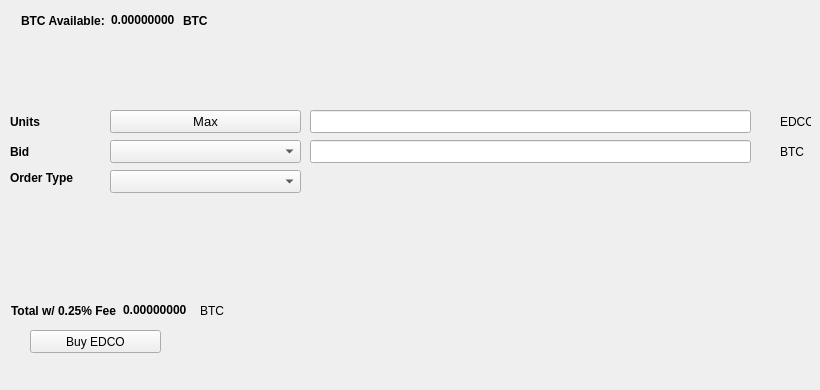
   <widget class="QWidget" name="BuyTab">
    <attribute name="title">
     <string>Buy</string>
    </attribute>
    <widget class="QPushButton" name="BuyEDCO">
     <property name="geometry">
      <rect>
       <x>30</x>
       <y>330</y>
       <width>131</width>
       <height>23</height>
      </rect>
     </property>
     <property name="text">
      <string>Buy EDCO</string>
     </property>
     <property name="icon">
      <iconset resource="../edco.qrc">
       <normaloff>:/icons/edco</normaloff>:/icons/edco</iconset>
     </property>
    </widget>
    <widget class="QLabel" name="label_3">
     <property name="geometry">
      <rect>
       <x>10</x>
       <y>110</y>
       <width>46</width>
       <height>23</height>
      </rect>
     </property>
     <property name="font">
      <font>
       <weight>75</weight>
       <bold>true</bold>
      </font>
     </property>
     <property name="text">
      <string>Units</string>
     </property>
    </widget>
    <widget class="QLineEdit" name="UnitsInput">
     <property name="geometry">
      <rect>
       <x>310</x>
       <y>110</y>
       <width>441</width>
       <height>23</height>
      </rect>
     </property>
     <property name="font">
      <font>
       <pointsize>9</pointsize>
       <weight>75</weight>
       <bold>true</bold>
      </font>
     </property>
    </widget>
    <widget class="QLineEdit" name="BuyBidPriceEdit">
     <property name="geometry">
      <rect>
       <x>310</x>
       <y>140</y>
       <width>441</width>
       <height>23</height>
      </rect>
     </property>
     <property name="font">
      <font>
       <pointsize>9</pointsize>
       <weight>75</weight>
       <bold>true</bold>
      </font>
     </property>
    </widget>
    <widget class="QLabel" name="label_4">
     <property name="geometry">
      <rect>
       <x>780</x>
       <y>110</y>
       <width>31</width>
       <height>23</height>
      </rect>
     </property>
     <property name="text">
      <string>EDCO</string>
     </property>
    </widget>
    <widget class="QLabel" name="label_5">
     <property name="geometry">
      <rect>
       <x>780</x>
       <y>140</y>
       <width>31</width>
       <height>23</height>
      </rect>
     </property>
     <property name="text">
      <string>BTC</string>
     </property>
    </widget>
    <widget class="QLabel" name="label_6">
     <property name="geometry">
      <rect>
       <x>10</x>
       <y>140</y>
       <width>46</width>
       <height>23</height>
      </rect>
     </property>
     <property name="font">
      <font>
       <weight>75</weight>
       <bold>true</bold>
      </font>
     </property>
     <property name="text">
      <string>Bid</string>
     </property>
    </widget>
    <widget class="QLabel" name="label_7">
     <property name="geometry">
      <rect>
       <x>10</x>
       <y>170</y>
       <width>91</width>
       <height>16</height>
      </rect>
     </property>
     <property name="font">
      <font>
       <weight>75</weight>
       <bold>true</bold>
      </font>
     </property>
     <property name="text">
      <string>Order Type</string>
     </property>
    </widget>
    <widget class="QPushButton" name="Buy_Max_Amount">
     <property name="geometry">
      <rect>
       <x>110</x>
       <y>110</y>
       <width>191</width>
       <height>23</height>
      </rect>
     </property>
     <property name="font">
      <font>
       <pointsize>10</pointsize>
      </font>
     </property>
     <property name="text">
      <string>Max</string>
     </property>
    </widget>
    <widget class="QComboBox" name="BuyBidcomboBox">
     <property name="geometry">
      <rect>
       <x>110</x>
       <y>140</y>
       <width>191</width>
       <height>23</height>
      </rect>
     </property>
     <property name="font">
      <font>
       <pointsize>10</pointsize>
      </font>
     </property>
    </widget>
    <widget class="QComboBox" name="buyOrdertypeCombo">
     <property name="geometry">
      <rect>
       <x>110</x>
       <y>170</y>
       <width>191</width>
       <height>23</height>
      </rect>
     </property>
     <property name="font">
      <font>
       <pointsize>10</pointsize>
      </font>
     </property>
    </widget>
    <widget class="QWidget" name="layoutWidget1">
     <property name="geometry">
      <rect>
       <x>21</x>
       <y>11</y>
       <width>227</width>
       <height>19</height>
      </rect>
     </property>
     <layout class="QHBoxLayout" name="horizontalLayout_3">
      <item>
       <widget class="QLabel" name="label232">
        <property name="font">
         <font>
          <weight>75</weight>
          <bold>true</bold>
         </font>
        </property>
        <property name="text">
         <string>BTC Available:</string>
        </property>
       </widget>
      </item>
      <item>
       <widget class="QLabel" name="BtcAvailableLbl">
        <property name="palette">
         <palette>
          <active>
           <colorrole role="WindowText">
            <brush brushstyle="SolidPattern">
             <color alpha="255">
              <red>0</red>
              <green>0</green>
              <blue>0</blue>
             </color>
            </brush>
           </colorrole>
           <colorrole role="Button">
            <brush brushstyle="SolidPattern">
             <color alpha="255">
              <red>0</red>
              <green>170</green>
              <blue>0</blue>
             </color>
            </brush>
           </colorrole>
           <colorrole role="Light">
            <brush brushstyle="SolidPattern">
             <color alpha="255">
              <red>0</red>
              <green>255</green>
              <blue>0</blue>
             </color>
            </brush>
           </colorrole>
           <colorrole role="Midlight">
            <brush brushstyle="SolidPattern">
             <color alpha="255">
              <red>0</red>
              <green>212</green>
              <blue>0</blue>
             </color>
            </brush>
           </colorrole>
           <colorrole role="Dark">
            <brush brushstyle="SolidPattern">
             <color alpha="255">
              <red>0</red>
              <green>85</green>
              <blue>0</blue>
             </color>
            </brush>
           </colorrole>
           <colorrole role="Mid">
            <brush brushstyle="SolidPattern">
             <color alpha="255">
              <red>0</red>
              <green>113</green>
              <blue>0</blue>
             </color>
            </brush>
           </colorrole>
           <colorrole role="Text">
            <brush brushstyle="SolidPattern">
             <color alpha="255">
              <red>0</red>
              <green>170</green>
              <blue>0</blue>
             </color>
            </brush>
           </colorrole>
           <colorrole role="BrightText">
            <brush brushstyle="SolidPattern">
             <color alpha="255">
              <red>255</red>
              <green>255</green>
              <blue>255</blue>
             </color>
            </brush>
           </colorrole>
           <colorrole role="ButtonText">
            <brush brushstyle="SolidPattern">
             <color alpha="255">
              <red>0</red>
              <green>0</green>
              <blue>0</blue>
             </color>
            </brush>
           </colorrole>
           <colorrole role="Base">
            <brush brushstyle="SolidPattern">
             <color alpha="255">
              <red>255</red>
              <green>255</green>
              <blue>255</blue>
             </color>
            </brush>
           </colorrole>
           <colorrole role="Window">
            <brush brushstyle="SolidPattern">
             <color alpha="255">
              <red>0</red>
              <green>170</green>
              <blue>0</blue>
             </color>
            </brush>
           </colorrole>
           <colorrole role="Shadow">
            <brush brushstyle="SolidPattern">
             <color alpha="255">
              <red>0</red>
              <green>0</green>
              <blue>0</blue>
             </color>
            </brush>
           </colorrole>
           <colorrole role="AlternateBase">
            <brush brushstyle="SolidPattern">
             <color alpha="255">
              <red>127</red>
              <green>212</green>
              <blue>127</blue>
             </color>
            </brush>
           </colorrole>
           <colorrole role="ToolTipBase">
            <brush brushstyle="SolidPattern">
             <color alpha="255">
              <red>255</red>
              <green>255</green>
              <blue>220</blue>
             </color>
            </brush>
           </colorrole>
           <colorrole role="ToolTipText">
            <brush brushstyle="SolidPattern">
             <color alpha="255">
              <red>0</red>
              <green>0</green>
              <blue>0</blue>
             </color>
            </brush>
           </colorrole>
          </active>
          <inactive>
           <colorrole role="WindowText">
            <brush brushstyle="SolidPattern">
             <color alpha="255">
              <red>0</red>
              <green>0</green>
              <blue>0</blue>
             </color>
            </brush>
           </colorrole>
           <colorrole role="Button">
            <brush brushstyle="SolidPattern">
             <color alpha="255">
              <red>0</red>
              <green>170</green>
              <blue>0</blue>
             </color>
            </brush>
           </colorrole>
           <colorrole role="Light">
            <brush brushstyle="SolidPattern">
             <color alpha="255">
              <red>0</red>
              <green>255</green>
              <blue>0</blue>
             </color>
            </brush>
           </colorrole>
           <colorrole role="Midlight">
            <brush brushstyle="SolidPattern">
             <color alpha="255">
              <red>0</red>
              <green>212</green>
              <blue>0</blue>
             </color>
            </brush>
           </colorrole>
           <colorrole role="Dark">
            <brush brushstyle="SolidPattern">
             <color alpha="255">
              <red>0</red>
              <green>85</green>
              <blue>0</blue>
             </color>
            </brush>
           </colorrole>
           <colorrole role="Mid">
            <brush brushstyle="SolidPattern">
             <color alpha="255">
              <red>0</red>
              <green>113</green>
              <blue>0</blue>
             </color>
            </brush>
           </colorrole>
           <colorrole role="Text">
            <brush brushstyle="SolidPattern">
             <color alpha="255">
              <red>0</red>
              <green>170</green>
              <blue>0</blue>
             </color>
            </brush>
           </colorrole>
           <colorrole role="BrightText">
            <brush brushstyle="SolidPattern">
             <color alpha="255">
              <red>255</red>
              <green>255</green>
              <blue>255</blue>
             </color>
            </brush>
           </colorrole>
           <colorrole role="ButtonText">
            <brush brushstyle="SolidPattern">
             <color alpha="255">
              <red>0</red>
              <green>0</green>
              <blue>0</blue>
             </color>
            </brush>
           </colorrole>
           <colorrole role="Base">
            <brush brushstyle="SolidPattern">
             <color alpha="255">
              <red>255</red>
              <green>255</green>
              <blue>255</blue>
             </color>
            </brush>
           </colorrole>
           <colorrole role="Window">
            <brush brushstyle="SolidPattern">
             <color alpha="255">
              <red>0</red>
              <green>170</green>
              <blue>0</blue>
             </color>
            </brush>
           </colorrole>
           <colorrole role="Shadow">
            <brush brushstyle="SolidPattern">
             <color alpha="255">
              <red>0</red>
              <green>0</green>
              <blue>0</blue>
             </color>
            </brush>
           </colorrole>
           <colorrole role="AlternateBase">
            <brush brushstyle="SolidPattern">
             <color alpha="255">
              <red>127</red>
              <green>212</green>
              <blue>127</blue>
             </color>
            </brush>
           </colorrole>
           <colorrole role="ToolTipBase">
            <brush brushstyle="SolidPattern">
             <color alpha="255">
              <red>255</red>
              <green>255</green>
              <blue>220</blue>
             </color>
            </brush>
           </colorrole>
           <colorrole role="ToolTipText">
            <brush brushstyle="SolidPattern">
             <color alpha="255">
              <red>0</red>
              <green>0</green>
              <blue>0</blue>
             </color>
            </brush>
           </colorrole>
          </inactive>
          <disabled>
           <colorrole role="WindowText">
            <brush brushstyle="SolidPattern">
             <color alpha="255">
              <red>0</red>
              <green>85</green>
              <blue>0</blue>
             </color>
            </brush>
           </colorrole>
           <colorrole role="Button">
            <brush brushstyle="SolidPattern">
             <color alpha="255">
              <red>0</red>
              <green>170</green>
              <blue>0</blue>
             </color>
            </brush>
           </colorrole>
           <colorrole role="Light">
            <brush brushstyle="SolidPattern">
             <color alpha="255">
              <red>0</red>
              <green>255</green>
              <blue>0</blue>
             </color>
            </brush>
           </colorrole>
           <colorrole role="Midlight">
            <brush brushstyle="SolidPattern">
             <color alpha="255">
              <red>0</red>
              <green>212</green>
              <blue>0</blue>
             </color>
            </brush>
           </colorrole>
           <colorrole role="Dark">
            <brush brushstyle="SolidPattern">
             <color alpha="255">
              <red>0</red>
              <green>85</green>
              <blue>0</blue>
             </color>
            </brush>
           </colorrole>
           <colorrole role="Mid">
            <brush brushstyle="SolidPattern">
             <color alpha="255">
              <red>0</red>
              <green>113</green>
              <blue>0</blue>
             </color>
            </brush>
           </colorrole>
           <colorrole role="Text">
            <brush brushstyle="SolidPattern">
             <color alpha="255">
              <red>0</red>
              <green>85</green>
              <blue>0</blue>
             </color>
            </brush>
           </colorrole>
           <colorrole role="BrightText">
            <brush brushstyle="SolidPattern">
             <color alpha="255">
              <red>255</red>
              <green>255</green>
              <blue>255</blue>
             </color>
            </brush>
           </colorrole>
           <colorrole role="ButtonText">
            <brush brushstyle="SolidPattern">
             <color alpha="255">
              <red>0</red>
              <green>85</green>
              <blue>0</blue>
             </color>
            </brush>
           </colorrole>
           <colorrole role="Base">
            <brush brushstyle="SolidPattern">
             <color alpha="255">
              <red>0</red>
              <green>170</green>
              <blue>0</blue>
             </color>
            </brush>
           </colorrole>
           <colorrole role="Window">
            <brush brushstyle="SolidPattern">
             <color alpha="255">
              <red>0</red>
              <green>170</green>
              <blue>0</blue>
             </color>
            </brush>
           </colorrole>
           <colorrole role="Shadow">
            <brush brushstyle="SolidPattern">
             <color alpha="255">
              <red>0</red>
              <green>0</green>
              <blue>0</blue>
             </color>
            </brush>
           </colorrole>
           <colorrole role="AlternateBase">
            <brush brushstyle="SolidPattern">
             <color alpha="255">
              <red>0</red>
              <green>170</green>
              <blue>0</blue>
             </color>
            </brush>
           </colorrole>
           <colorrole role="ToolTipBase">
            <brush brushstyle="SolidPattern">
             <color alpha="255">
              <red>255</red>
              <green>255</green>
              <blue>220</blue>
             </color>
            </brush>
           </colorrole>
           <colorrole role="ToolTipText">
            <brush brushstyle="SolidPattern">
             <color alpha="255">
              <red>0</red>
              <green>0</green>
              <blue>0</blue>
             </color>
            </brush>
           </colorrole>
          </disabled>
         </palette>
        </property>
        <property name="font">
         <font>
          <weight>75</weight>
          <bold>true</bold>
         </font>
        </property>
        <property name="text">
         <string>0.00000000</string>
        </property>
        <property name="textInteractionFlags">
         <set>Qt::LinksAccessibleByMouse|Qt::TextSelectableByKeyboard|Qt::TextSelectableByMouse</set>
        </property>
       </widget>
      </item>
      <item>
       <widget class="QLabel" name="BtcAvailableLbl_2">
        <property name="font">
         <font>
          <weight>75</weight>
          <bold>true</bold>
         </font>
        </property>
        <property name="text">
         <string>BTC</string>
        </property>
       </widget>
      </item>
     </layout>
    </widget>
    <widget class="QWidget" name="layoutWidge2">
     <property name="geometry">
      <rect>
       <x>11</x>
       <y>301</y>
       <width>259</width>
       <height>19</height>
      </rect>
     </property>
     <layout class="QHBoxLayout" name="horizontalLayout_4">
      <item>
       <widget class="QLabel" name="label_9">
        <property name="font">
         <font>
          <weight>75</weight>
          <bold>true</bold>
         </font>
        </property>
        <property name="text">
         <string>Total w/ 0.25% Fee</string>
        </property>
       </widget>
      </item>
      <item>
       <widget class="QLabel" name="BuyCostLabel">
        <property name="palette">
         <palette>
          <active>
           <colorrole role="WindowText">
            <brush brushstyle="SolidPattern">
             <color alpha="255">
              <red>0</red>
              <green>0</green>
              <blue>0</blue>
             </color>
            </brush>
           </colorrole>
           <colorrole role="Button">
            <brush brushstyle="SolidPattern">
             <color alpha="255">
              <red>0</red>
              <green>170</green>
              <blue>0</blue>
             </color>
            </brush>
           </colorrole>
           <colorrole role="Light">
            <brush brushstyle="SolidPattern">
             <color alpha="255">
              <red>0</red>
              <green>255</green>
              <blue>0</blue>
             </color>
            </brush>
           </colorrole>
           <colorrole role="Midlight">
            <brush brushstyle="SolidPattern">
             <color alpha="255">
              <red>0</red>
              <green>212</green>
              <blue>0</blue>
             </color>
            </brush>
           </colorrole>
           <colorrole role="Dark">
            <brush brushstyle="SolidPattern">
             <color alpha="255">
              <red>0</red>
              <green>85</green>
              <blue>0</blue>
             </color>
            </brush>
           </colorrole>
           <colorrole role="Mid">
            <brush brushstyle="SolidPattern">
             <color alpha="255">
              <red>0</red>
              <green>113</green>
              <blue>0</blue>
             </color>
            </brush>
           </colorrole>
           <colorrole role="Text">
            <brush brushstyle="SolidPattern">
             <color alpha="255">
              <red>0</red>
              <green>170</green>
              <blue>0</blue>
             </color>
            </brush>
           </colorrole>
           <colorrole role="BrightText">
            <brush brushstyle="SolidPattern">
             <color alpha="255">
              <red>255</red>
              <green>255</green>
              <blue>255</blue>
             </color>
            </brush>
           </colorrole>
           <colorrole role="ButtonText">
            <brush brushstyle="SolidPattern">
             <color alpha="255">
              <red>0</red>
              <green>0</green>
              <blue>0</blue>
             </color>
            </brush>
           </colorrole>
           <colorrole role="Base">
            <brush brushstyle="SolidPattern">
             <color alpha="255">
              <red>255</red>
              <green>255</green>
              <blue>255</blue>
             </color>
            </brush>
           </colorrole>
           <colorrole role="Window">
            <brush brushstyle="SolidPattern">
             <color alpha="255">
              <red>0</red>
              <green>170</green>
              <blue>0</blue>
             </color>
            </brush>
           </colorrole>
           <colorrole role="Shadow">
            <brush brushstyle="SolidPattern">
             <color alpha="255">
              <red>0</red>
              <green>0</green>
              <blue>0</blue>
             </color>
            </brush>
           </colorrole>
           <colorrole role="AlternateBase">
            <brush brushstyle="SolidPattern">
             <color alpha="255">
              <red>127</red>
              <green>212</green>
              <blue>127</blue>
             </color>
            </brush>
           </colorrole>
           <colorrole role="ToolTipBase">
            <brush brushstyle="SolidPattern">
             <color alpha="255">
              <red>255</red>
              <green>255</green>
              <blue>220</blue>
             </color>
            </brush>
           </colorrole>
           <colorrole role="ToolTipText">
            <brush brushstyle="SolidPattern">
             <color alpha="255">
              <red>0</red>
              <green>0</green>
              <blue>0</blue>
             </color>
            </brush>
           </colorrole>
          </active>
          <inactive>
           <colorrole role="WindowText">
            <brush brushstyle="SolidPattern">
             <color alpha="255">
              <red>0</red>
              <green>0</green>
              <blue>0</blue>
             </color>
            </brush>
           </colorrole>
           <colorrole role="Button">
            <brush brushstyle="SolidPattern">
             <color alpha="255">
              <red>0</red>
              <green>170</green>
              <blue>0</blue>
             </color>
            </brush>
           </colorrole>
           <colorrole role="Light">
            <brush brushstyle="SolidPattern">
             <color alpha="255">
              <red>0</red>
              <green>255</green>
              <blue>0</blue>
             </color>
            </brush>
           </colorrole>
           <colorrole role="Midlight">
            <brush brushstyle="SolidPattern">
             <color alpha="255">
              <red>0</red>
              <green>212</green>
              <blue>0</blue>
             </color>
            </brush>
           </colorrole>
           <colorrole role="Dark">
            <brush brushstyle="SolidPattern">
             <color alpha="255">
              <red>0</red>
              <green>85</green>
              <blue>0</blue>
             </color>
            </brush>
           </colorrole>
           <colorrole role="Mid">
            <brush brushstyle="SolidPattern">
             <color alpha="255">
              <red>0</red>
              <green>113</green>
              <blue>0</blue>
             </color>
            </brush>
           </colorrole>
           <colorrole role="Text">
            <brush brushstyle="SolidPattern">
             <color alpha="255">
              <red>0</red>
              <green>170</green>
              <blue>0</blue>
             </color>
            </brush>
           </colorrole>
           <colorrole role="BrightText">
            <brush brushstyle="SolidPattern">
             <color alpha="255">
              <red>255</red>
              <green>255</green>
              <blue>255</blue>
             </color>
            </brush>
           </colorrole>
           <colorrole role="ButtonText">
            <brush brushstyle="SolidPattern">
             <color alpha="255">
              <red>0</red>
              <green>0</green>
              <blue>0</blue>
             </color>
            </brush>
           </colorrole>
           <colorrole role="Base">
            <brush brushstyle="SolidPattern">
             <color alpha="255">
              <red>255</red>
              <green>255</green>
              <blue>255</blue>
             </color>
            </brush>
           </colorrole>
           <colorrole role="Window">
            <brush brushstyle="SolidPattern">
             <color alpha="255">
              <red>0</red>
              <green>170</green>
              <blue>0</blue>
             </color>
            </brush>
           </colorrole>
           <colorrole role="Shadow">
            <brush brushstyle="SolidPattern">
             <color alpha="255">
              <red>0</red>
              <green>0</green>
              <blue>0</blue>
             </color>
            </brush>
           </colorrole>
           <colorrole role="AlternateBase">
            <brush brushstyle="SolidPattern">
             <color alpha="255">
              <red>127</red>
              <green>212</green>
              <blue>127</blue>
             </color>
            </brush>
           </colorrole>
           <colorrole role="ToolTipBase">
            <brush brushstyle="SolidPattern">
             <color alpha="255">
              <red>255</red>
              <green>255</green>
              <blue>220</blue>
             </color>
            </brush>
           </colorrole>
           <colorrole role="ToolTipText">
            <brush brushstyle="SolidPattern">
             <color alpha="255">
              <red>0</red>
              <green>0</green>
              <blue>0</blue>
             </color>
            </brush>
           </colorrole>
          </inactive>
          <disabled>
           <colorrole role="WindowText">
            <brush brushstyle="SolidPattern">
             <color alpha="255">
              <red>0</red>
              <green>85</green>
              <blue>0</blue>
             </color>
            </brush>
           </colorrole>
           <colorrole role="Button">
            <brush brushstyle="SolidPattern">
             <color alpha="255">
              <red>0</red>
              <green>170</green>
              <blue>0</blue>
             </color>
            </brush>
           </colorrole>
           <colorrole role="Light">
            <brush brushstyle="SolidPattern">
             <color alpha="255">
              <red>0</red>
              <green>255</green>
              <blue>0</blue>
             </color>
            </brush>
           </colorrole>
           <colorrole role="Midlight">
            <brush brushstyle="SolidPattern">
             <color alpha="255">
              <red>0</red>
              <green>212</green>
              <blue>0</blue>
             </color>
            </brush>
           </colorrole>
           <colorrole role="Dark">
            <brush brushstyle="SolidPattern">
             <color alpha="255">
              <red>0</red>
              <green>85</green>
              <blue>0</blue>
             </color>
            </brush>
           </colorrole>
           <colorrole role="Mid">
            <brush brushstyle="SolidPattern">
             <color alpha="255">
              <red>0</red>
              <green>113</green>
              <blue>0</blue>
             </color>
            </brush>
           </colorrole>
           <colorrole role="Text">
            <brush brushstyle="SolidPattern">
             <color alpha="255">
              <red>0</red>
              <green>85</green>
              <blue>0</blue>
             </color>
            </brush>
           </colorrole>
           <colorrole role="BrightText">
            <brush brushstyle="SolidPattern">
             <color alpha="255">
              <red>255</red>
              <green>255</green>
              <blue>255</blue>
             </color>
            </brush>
           </colorrole>
           <colorrole role="ButtonText">
            <brush brushstyle="SolidPattern">
             <color alpha="255">
              <red>0</red>
              <green>85</green>
              <blue>0</blue>
             </color>
            </brush>
           </colorrole>
           <colorrole role="Base">
            <brush brushstyle="SolidPattern">
             <color alpha="255">
              <red>0</red>
              <green>170</green>
              <blue>0</blue>
             </color>
            </brush>
           </colorrole>
           <colorrole role="Window">
            <brush brushstyle="SolidPattern">
             <color alpha="255">
              <red>0</red>
              <green>170</green>
              <blue>0</blue>
             </color>
            </brush>
           </colorrole>
           <colorrole role="Shadow">
            <brush brushstyle="SolidPattern">
             <color alpha="255">
              <red>0</red>
              <green>0</green>
              <blue>0</blue>
             </color>
            </brush>
           </colorrole>
           <colorrole role="AlternateBase">
            <brush brushstyle="SolidPattern">
             <color alpha="255">
              <red>0</red>
              <green>170</green>
              <blue>0</blue>
             </color>
            </brush>
           </colorrole>
           <colorrole role="ToolTipBase">
            <brush brushstyle="SolidPattern">
             <color alpha="255">
              <red>255</red>
              <green>255</green>
              <blue>220</blue>
             </color>
            </brush>
           </colorrole>
           <colorrole role="ToolTipText">
            <brush brushstyle="SolidPattern">
             <color alpha="255">
              <red>0</red>
              <green>0</green>
              <blue>0</blue>
             </color>
            </brush>
           </colorrole>
          </disabled>
         </palette>
        </property>
        <property name="font">
         <font>
          <weight>75</weight>
          <bold>true</bold>
         </font>
        </property>
        <property name="autoFillBackground">
         <bool>false</bool>
        </property>
        <property name="text">
         <string>0.00000000</string>
        </property>
        <property name="textInteractionFlags">
         <set>Qt::LinksAccessibleByMouse|Qt::TextSelectableByMouse</set>
        </property>
       </widget>
      </item>
      <item>
       <widget class="QLabel" name="label_10">
        <property name="font">
         <font>
          <weight>50</weight>
          <bold>false</bold>
         </font>
        </property>
        <property name="text">
         <string>BTC</string>
        </property>
       </widget>
      </item>
     </layout>
    </widget>
    <widget class="QLabel" name="label_24">
     <property name="geometry">
      <rect>
       <x>460</x>
       <y>300</y>
       <width>281</width>
       <height>81</height>
      </rect>
     </property>
     <property name="text">
      <string/>
     </property>
     <property name="pixmap">
      <pixmap>:/images/bittrex</pixmap>
     </property>
    </widget>
   </widget>
